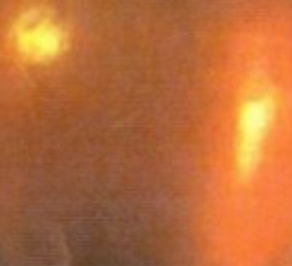
#> input picture cv_sample_official/images/apple_ROI.png, 292 x 266 px
$ python 4_back_projection.py
#> lines starting #> are read from the running program, lines starting #| are printed output that depends on the picture; after the words box and inside, x2 and y2 are one past the last pixel; in counts of white or black regions, pixels touching at a corner belong together
# === Back Projection is useful in image segmentation or finding objects of interest in an image.
# What is back projection??
# In simple words:
# We specify an object in the image, calculate its histogram
# Through Back Projection we have the probability of each pixel belonging to this object
# then we make a threshold and get the region we want

# Function: cv2.calcBackProject().


import cv2
import numpy as np

roi = cv2.imread('../../images/apple_ROI.png')
#> roi is the input picture: shape (266, 292, 3); mean B, G, R 59.1, 108.9, 185.1
hsv = cv2.cvtColor(roi, cv2.COLOR_BGR2HSV)
#> hsv: shape (266, 292, 3); mean H, S, V 11.6, 170.6, 185.1

target = cv2.imread('../../images/apple.png')
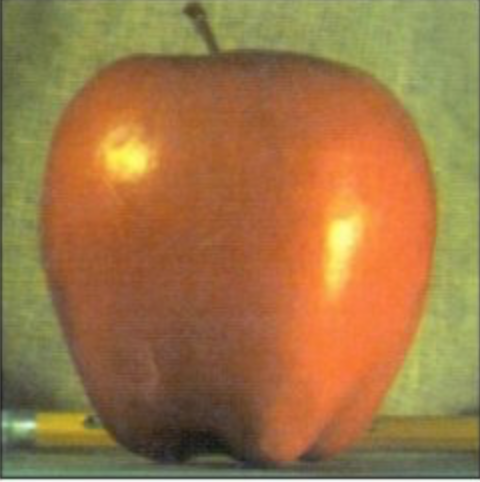
#> input picture cv_sample_official/images/apple.png, 480 x 482 px
#> target is the input picture: shape (482, 480, 3); mean B, G, R 69.9, 118.5, 158.1
hsvt = cv2.cvtColor(target, cv2.COLOR_BGR2HSV)
#> hsvt: shape (482, 480, 3); mean H, S, V 21.3, 136.4, 161.3

# calculating object histogram
roihist = cv2.calcHist([hsv], [0, 1], None, [180, 256], [0, 180, 0, 256])

# normalize histogram and apply backprojection
# 1st arg source, 2nd arg dst, 3rd alpha(lower range in this case), 4th beta(upper range), 5th norm type
cv2.normalize(roihist, roihist, 0, 255, cv2.NORM_MINMAX)
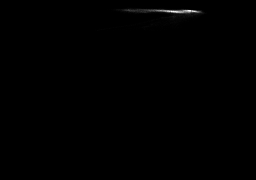
#> roihist: shape (180, 256) float32; min 0, max 255, mean 0.6
dst = cv2.calcBackProject([hsvt], [0, 1], roihist, [0, 180, 0, 256], 1)
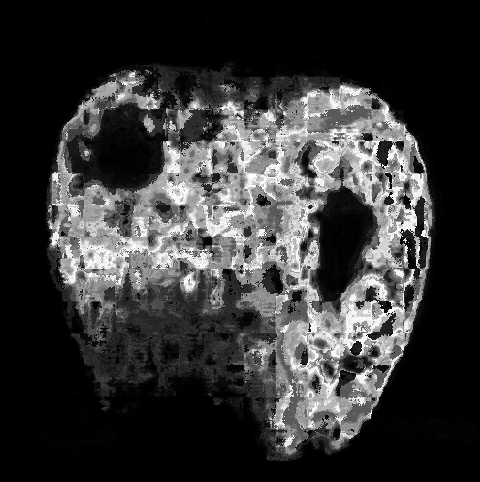
#> dst: shape (482, 480); min 0, max 255, mean 54.2

# Now convolute with circular disc
disc = cv2.getStructuringElement(cv2.MORPH_ELLIPSE, (5, 5))
# 1st source, 2nd depth(data type), 3rd kernel, 4th dst image
cv2.filter2D(dst, -1, disc, dst)  # -1 means output image will have the same depth as the source
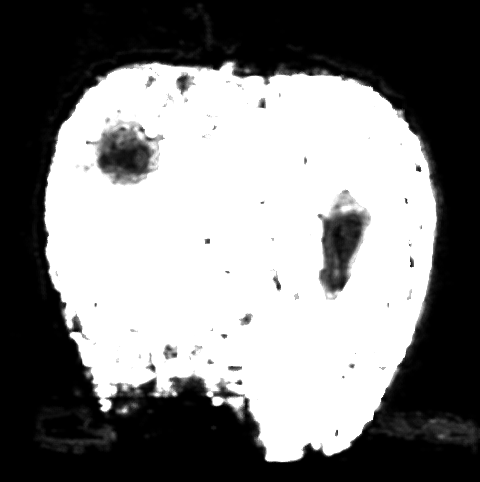
#> dst: shape (482, 480); min 0, max 255, mean 128.5

# threshold and binary AND
ret, thresh = cv2.threshold(dst, 30, 255, 0)
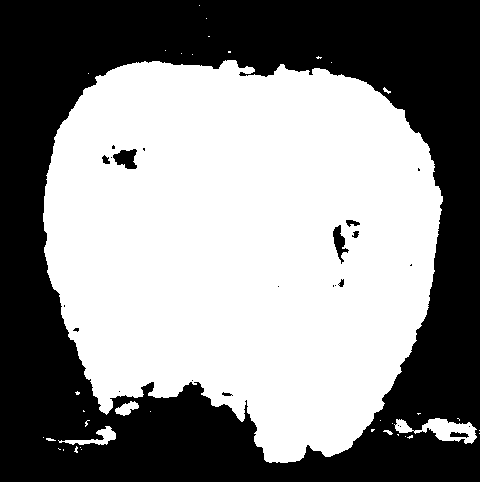
#> thresh: shape (482, 480); 54% white; 24 black regions (15 under 20 px), largest, box (x1, y1, x2, y2) and area: (0, 0, 480, 482) 105576, (113, 149, 137, 169) 323, (333, 225, 349, 264) 269
thresh = cv2.merge((thresh, thresh, thresh))
res = cv2.bitwise_and(target, thresh)
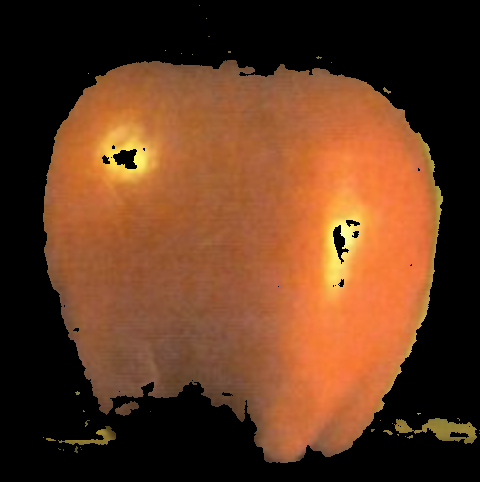
#> res: shape (482, 480, 3); mean B, G, R 31.6, 57.4, 98.2

res = np.vstack((target, thresh, res))
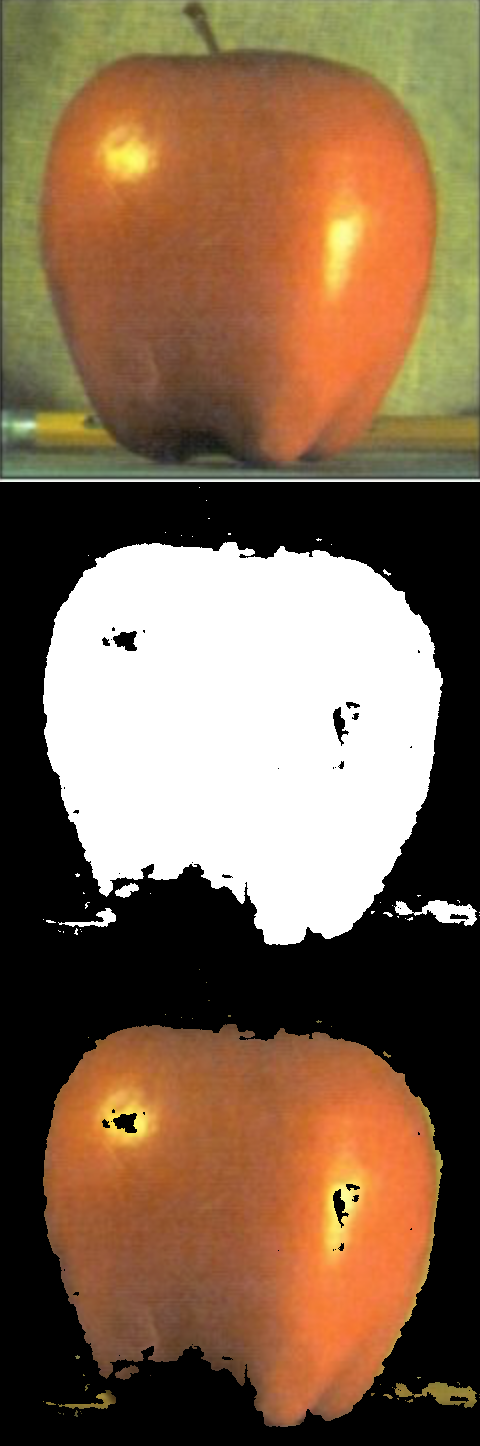
#> res: shape (1446, 480, 3); mean B, G, R 79.7, 104.5, 131.3
cv2.imshow('image', res)
cv2.waitKey(0)
